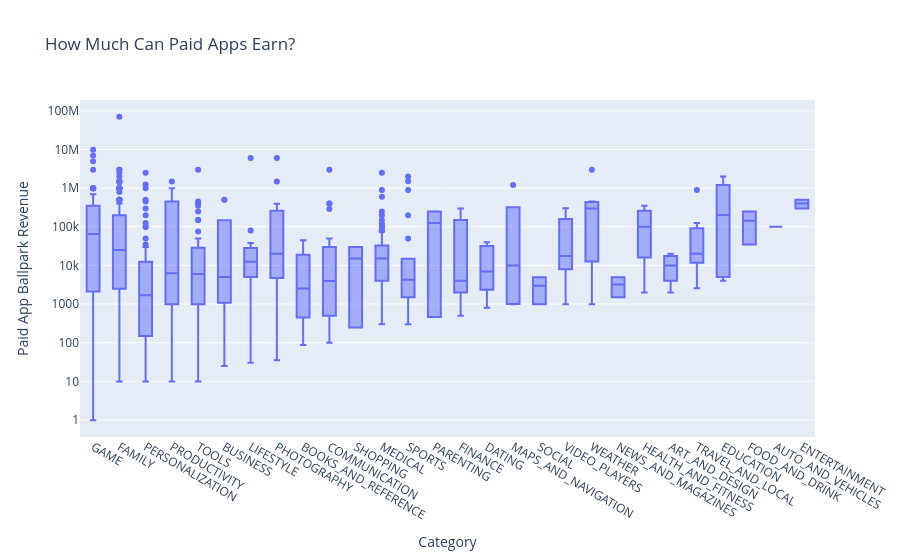

Notebook source saved alongside this figure:
### Code cell
box = px.box(df_paid_apps, 
             x='Category', 
             y='Revenue_Estimate',
             title='How Much Can Paid Apps Earn?')
 
box.update_layout(xaxis_title='Category',
                  yaxis_title='Paid App Ballpark Revenue',
                  xaxis={'categoryorder':'min ascending'},
                  yaxis=dict(type='log'))
 
 
box.show()

### Figure 1 — Plotly figure (JSON) as saved in the notebook; plotly's stock layout.template omitted (floating-point values rounded to 4 significant figures; data arrays with more than 128 entries replaced by an {"elided": "..."} marker saying what was removed)
{"data": [{"alignmentgroup": "True", "hovertemplate": "Category=%{x}<br>Revenue_Estimate=%{y}<extra></extra>", "legendgroup": "", "marker": {"color": "#636efa"}, "name": "", "notched": false, "offsetgroup": "", "orientation": "v", "showlegend": false, "type": "box", "x": {"elided": "589 str values"}, "x0": " ", "xaxis": "x", "y": {"elided": "589 float values"}, "y0": " ", "yaxis": "y"}], "layout": {"autosize": true, "boxmode": "group", "legend": {"tracegroupgap": 0}, "title": {"text": "How Much Can Paid Apps Earn?"}, "xaxis": {"anchor": "y", "autorange": true, "categoryorder": "min ascending", "domain": [0, 1], "range": [-0.5, 27.5], "title": {"text": "Category"}, "type": "category"}, "yaxis": {"anchor": "x", "autorange": true, "domain": [0, 1], "range": [-0.4404, 8.281], "title": {"text": "Paid App Ballpark Revenue"}, "type": "log"}}}
